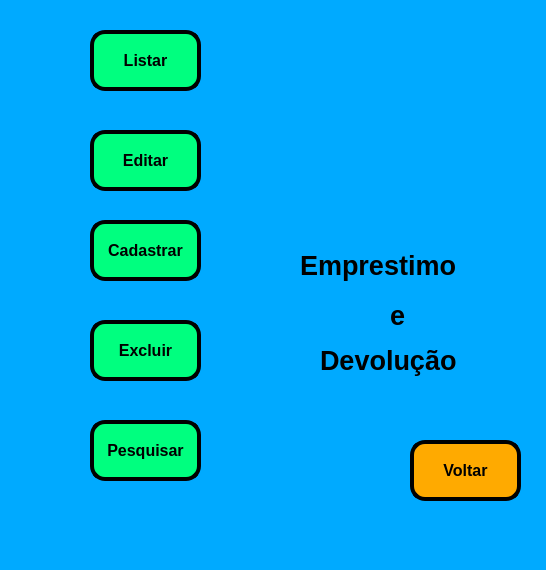
<?xml version="1.0" encoding="UTF-8"?>
<ui version="4.0">
 <class>MainWindow</class>
 <widget class="QMainWindow" name="MainWindow">
  <property name="geometry">
   <rect>
    <x>0</x>
    <y>0</y>
    <width>546</width>
    <height>570</height>
   </rect>
  </property>
  <property name="windowTitle">
   <string>Emprestimo</string>
  </property>
  <property name="styleSheet">
   <string notr="true">background-color: rgb(0, 170, 255);</string>
  </property>
  <widget class="QWidget" name="centralwidget">
   <widget class="QLabel" name="label_6">
    <property name="geometry">
     <rect>
      <x>20</x>
      <y>230</y>
      <width>51</width>
      <height>41</height>
     </rect>
    </property>
    <property name="text">
     <string/>
    </property>
    <property name="pixmap">
     <pixmap>cadastro.png</pixmap>
    </property>
    <property name="scaledContents">
     <bool>true</bool>
    </property>
   </widget>
   <widget class="QPushButton" name="pushButton_4">
    <property name="geometry">
     <rect>
      <x>90</x>
      <y>130</y>
      <width>111</width>
      <height>61</height>
     </rect>
    </property>
    <property name="font">
     <font>
      <pointsize>12</pointsize>
      <weight>75</weight>
      <bold>true</bold>
     </font>
    </property>
    <property name="styleSheet">
     <string notr="true">background-color: rgb(0, 255, 127);
border-radius: 15px;
border-style: outset;
border-width: 4px;
border-color: black;</string>
    </property>
    <property name="text">
     <string>Editar</string>
    </property>
   </widget>
   <widget class="QPushButton" name="pushButton_6">
    <property name="geometry">
     <rect>
      <x>90</x>
      <y>320</y>
      <width>111</width>
      <height>61</height>
     </rect>
    </property>
    <property name="font">
     <font>
      <pointsize>12</pointsize>
      <weight>75</weight>
      <bold>true</bold>
     </font>
    </property>
    <property name="styleSheet">
     <string notr="true">background-color: rgb(0, 255, 127);
border-radius: 15px;
border-style: outset;
border-width: 4px;
border-color: black;</string>
    </property>
    <property name="text">
     <string>Excluir</string>
    </property>
   </widget>
   <widget class="QPushButton" name="pushButton_7">
    <property name="geometry">
     <rect>
      <x>410</x>
      <y>440</y>
      <width>111</width>
      <height>61</height>
     </rect>
    </property>
    <property name="font">
     <font>
      <pointsize>12</pointsize>
      <weight>75</weight>
      <bold>true</bold>
     </font>
    </property>
    <property name="styleSheet">
     <string notr="true">background-color: rgb(255, 170, 0);
border-radius: 15px;
border-style: outset;
border-width: 4px;
border-color: black;</string>
    </property>
    <property name="text">
     <string>Voltar</string>
    </property>
    <property name="icon">
     <iconset>
      <normaloff>voltar.png</normaloff>voltar.png</iconset>
    </property>
   </widget>
   <widget class="QLabel" name="label">
    <property name="geometry">
     <rect>
      <x>20</x>
      <y>40</y>
      <width>51</width>
      <height>41</height>
     </rect>
    </property>
    <property name="text">
     <string/>
    </property>
    <property name="pixmap">
     <pixmap>lista-de-tarefas.png</pixmap>
    </property>
    <property name="scaledContents">
     <bool>true</bool>
    </property>
   </widget>
   <widget class="QPushButton" name="pushButton_2">
    <property name="geometry">
     <rect>
      <x>90</x>
      <y>30</y>
      <width>111</width>
      <height>61</height>
     </rect>
    </property>
    <property name="font">
     <font>
      <pointsize>12</pointsize>
      <weight>75</weight>
      <bold>true</bold>
     </font>
    </property>
    <property name="styleSheet">
     <string notr="true">background-color: rgb(0, 255, 127);
border-radius: 15px;
border-style: outset;
border-width: 4px;
border-color: black;</string>
    </property>
    <property name="text">
     <string>Listar</string>
    </property>
   </widget>
   <widget class="QLabel" name="label_4">
    <property name="geometry">
     <rect>
      <x>30</x>
      <y>430</y>
      <width>51</width>
      <height>41</height>
     </rect>
    </property>
    <property name="text">
     <string/>
    </property>
    <property name="pixmap">
     <pixmap>pesquisa-de-pesquisa.png</pixmap>
    </property>
    <property name="scaledContents">
     <bool>true</bool>
    </property>
   </widget>
   <widget class="QPushButton" name="pushButton_3">
    <property name="geometry">
     <rect>
      <x>90</x>
      <y>220</y>
      <width>111</width>
      <height>61</height>
     </rect>
    </property>
    <property name="font">
     <font>
      <pointsize>12</pointsize>
      <weight>75</weight>
      <bold>true</bold>
     </font>
    </property>
    <property name="styleSheet">
     <string notr="true">background-color: rgb(0, 255, 127);
border-radius: 15px;
border-style: outset;
border-width: 4px;
border-color: black;</string>
    </property>
    <property name="text">
     <string>Cadastrar</string>
    </property>
   </widget>
   <widget class="QLabel" name="label_2">
    <property name="geometry">
     <rect>
      <x>20</x>
      <y>140</y>
      <width>51</width>
      <height>41</height>
     </rect>
    </property>
    <property name="text">
     <string/>
    </property>
    <property name="pixmap">
     <pixmap>editar-texto.png</pixmap>
    </property>
    <property name="scaledContents">
     <bool>true</bool>
    </property>
   </widget>
   <widget class="QLabel" name="label_7">
    <property name="geometry">
     <rect>
      <x>300</x>
      <y>250</y>
      <width>211</width>
      <height>31</height>
     </rect>
    </property>
    <property name="font">
     <font>
      <pointsize>20</pointsize>
      <weight>75</weight>
      <bold>true</bold>
     </font>
    </property>
    <property name="text">
     <string>Emprestimo</string>
    </property>
   </widget>
   <widget class="QPushButton" name="pushButton_5">
    <property name="geometry">
     <rect>
      <x>90</x>
      <y>420</y>
      <width>111</width>
      <height>61</height>
     </rect>
    </property>
    <property name="font">
     <font>
      <pointsize>12</pointsize>
      <weight>75</weight>
      <bold>true</bold>
     </font>
    </property>
    <property name="styleSheet">
     <string notr="true">background-color: rgb(0, 255, 127);
border-radius: 15px;
border-style: outset;
border-width: 4px;
border-color: black;</string>
    </property>
    <property name="text">
     <string>Pesquisar</string>
    </property>
   </widget>
   <widget class="QLabel" name="label_3">
    <property name="geometry">
     <rect>
      <x>20</x>
      <y>330</y>
      <width>51</width>
      <height>41</height>
     </rect>
    </property>
    <property name="text">
     <string/>
    </property>
    <property name="pixmap">
     <pixmap>excluir.png</pixmap>
    </property>
    <property name="scaledContents">
     <bool>true</bool>
    </property>
   </widget>
   <widget class="QLabel" name="label_5">
    <property name="geometry">
     <rect>
      <x>350</x>
      <y>150</y>
      <width>111</width>
      <height>91</height>
     </rect>
    </property>
    <property name="text">
     <string/>
    </property>
    <property name="pixmap">
     <pixmap>bolsa-de-estudos.png</pixmap>
    </property>
    <property name="scaledContents">
     <bool>true</bool>
    </property>
   </widget>
   <widget class="QLabel" name="label_8">
    <property name="geometry">
     <rect>
      <x>390</x>
      <y>300</y>
      <width>31</width>
      <height>31</height>
     </rect>
    </property>
    <property name="font">
     <font>
      <pointsize>20</pointsize>
      <weight>75</weight>
      <bold>true</bold>
     </font>
    </property>
    <property name="text">
     <string>e</string>
    </property>
   </widget>
   <widget class="QLabel" name="label_9">
    <property name="geometry">
     <rect>
      <x>320</x>
      <y>340</y>
      <width>181</width>
      <height>41</height>
     </rect>
    </property>
    <property name="font">
     <font>
      <pointsize>20</pointsize>
      <weight>75</weight>
      <bold>true</bold>
     </font>
    </property>
    <property name="text">
     <string>Devolução</string>
    </property>
   </widget>
  </widget>
  <widget class="QMenuBar" name="menubar">
   <property name="geometry">
    <rect>
     <x>0</x>
     <y>0</y>
     <width>546</width>
     <height>26</height>
    </rect>
   </property>
  </widget>
  <widget class="QStatusBar" name="statusbar"/>
 </widget>
 <resources/>
 <connections/>
</ui>
